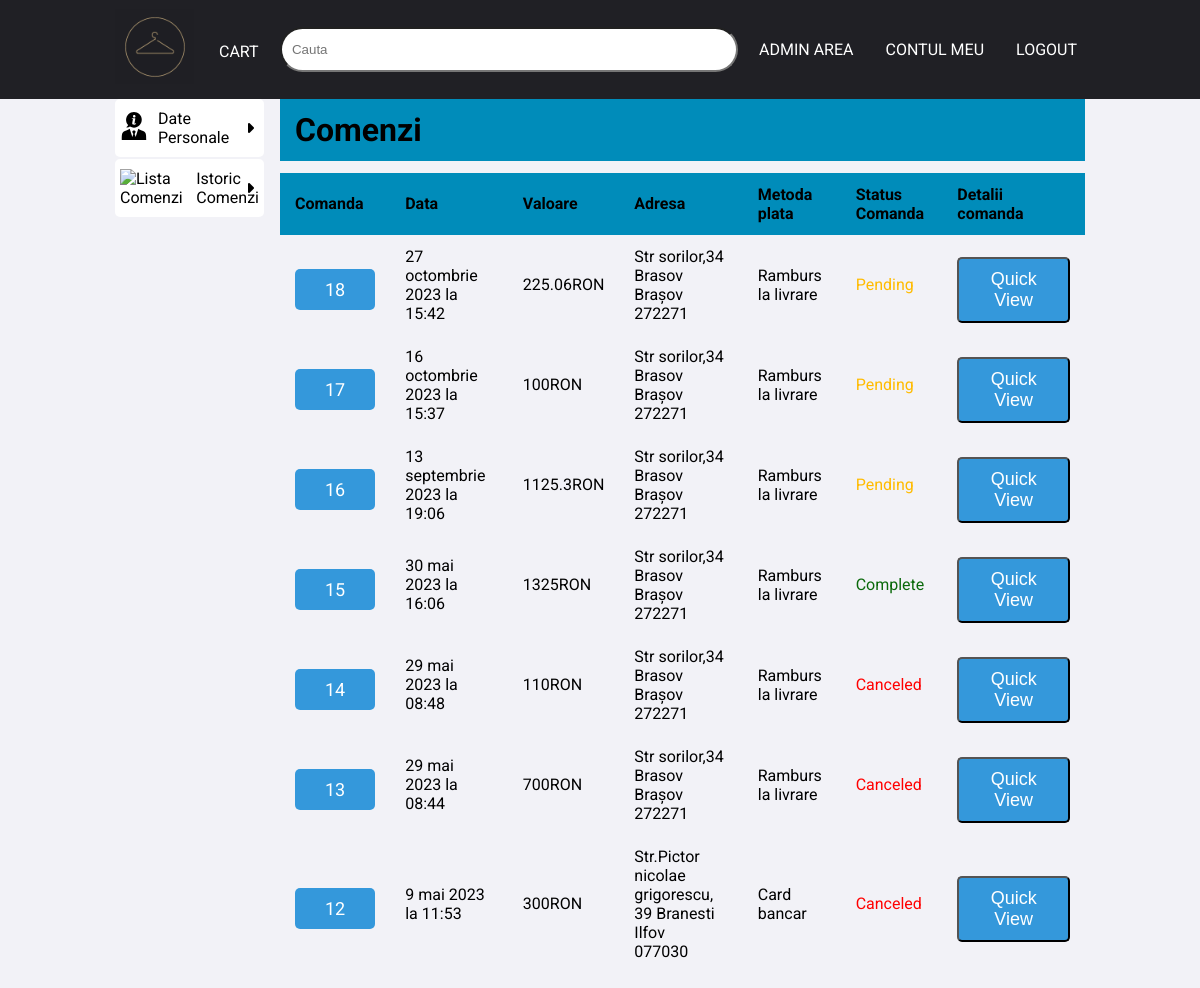
The app's page /orders.php (signed in) with its own data.
### tables this page shows
CREATE TABLE IF NOT EXISTS `comenzi` (
  `ID` int NOT NULL AUTO_INCREMENT,
  `cod_client` int NOT NULL,
  `pret_total` float NOT NULL,
  `cod_status` int NOT NULL,
  `data` datetime NOT NULL,
  `metoda_plata` enum('Ramburs la livrare','Card bancar') NOT NULL COMMENT '1(ramburs),2(card)',
  PRIMARY KEY (`ID`),
  KEY `cod_client` (`cod_client`),
  KEY `cod_status` (`cod_status`)
);

CREATE TABLE IF NOT EXISTS `clienti` (
  `ID` int NOT NULL AUTO_INCREMENT,
  `nume` varchar(32) NOT NULL,
  `prenume` varchar(64) NOT NULL,
  `adresa` varchar(100) NOT NULL,
  `cod_judet` int NOT NULL,
  `localitate` varchar(64) NOT NULL,
  `zipcode` varchar(64) NOT NULL,
  `telefon` varchar(12) NOT NULL,
  `date_facturare` varchar(255) NOT NULL,
  `cod_utilizator` int NOT NULL,
  PRIMARY KEY (`ID`),
  KEY `cod_judet` (`cod_judet`),
  KEY `cod_utilizator` (`cod_utilizator`)
);

CREATE TABLE IF NOT EXISTS `judete` (
  `ID` int NOT NULL AUTO_INCREMENT,
  `denumire` varchar(16) NOT NULL,
  PRIMARY KEY (`ID`)
);

CREATE TABLE IF NOT EXISTS `comenzi_status` (
  `ID` int NOT NULL AUTO_INCREMENT,
  `denumire` varchar(32) NOT NULL,
  PRIMARY KEY (`ID`)
);

### orders.php (the view, shortened to what this page needs)
<?php
include("includes/connect.php");
if (isset($_SESSION['user_logged_in'])) {
  $user_id = $_SESSION['user_id'];
}
$orders_query = mysqli_query($con, "SELECT *,s.ID AS cod_status,c.ID AS cod_comanda,CONCAT(nume,' ',prenume) AS 'fullName'
FROM comenzi c
INNER JOIN clienti ON c.cod_client=clienti.ID
INNER JOIN comenzi_status s ON c.cod_status=s.ID
WHERE cod_utilizator=$user_id
ORDER BY c.ID DESC");
?>
<!DOCTYPE html>
<html lang="en">
<head>
  <link rel="stylesheet" href="css/style.css">
</head>
<html>
<body>
  <?php include("includes/header.php") ?>
  <section class="margin-top">
    <div class="container flex-content">
      <div class="account-menu">
        <ul>
          <li>
            <a href="account.php" class="user-menu-cards">
              <span class="icon">
                <img src="poze/businessman-svgrepo-com.svg" alt="Setari cont" height="30px" width="30px">
              </span>
              <span class="title">
                Date personale
              </span>
              <i class="fa-solid fa-caret-right"></i>
            </a>
          </li>
          <li><a href="orders.php" class="user-menu-cards">
              <span class="icon">
                <img src="poze/clipboard-list-svgrepo-com.svg" alt="Lista comenzi" height="30px" width="30px">
              </span>
              <span class="title">
                Istoric comenzi
              </span>
              <i class="fa-solid fa-caret-right"></i>
            </a>
          </li>
        </ul>
      </div>
      <div class="order-detail">
        <h1 class="order-detail-header">Comenzi</h1>
        <div class="orders-wrapper">
          <table id="orders_table">
            <thead>
              <th>Comanda</th>
              <th>Data</th>
              <th>Valoare</th>
              <th class="desktop-show">Adresa</th>
              <th class="desktop-show">Metoda plata</th>
              <th class="desktop-show md-screen">Status Comanda</th>
              <th class="desktop-show">Detalii comanda</th>
            </thead>
            <tbody>
              <?php
              if (mysqli_num_rows($orders_query) ==  0) {
              ?>
                <div class='message' onclick='this.remove();'>No results .</div>
                <?php
              } else {
                while ($row = mysqli_fetch_assoc($orders_query)) {
                ?>
                  <tr>
                    <td><a href="order_details.php?id_comanda=<?= $row['cod_comanda'] ?>" class="btn"><?php echo "" . $row['cod_comanda'] . " " ?></a> </td>
                    <td><?php
                        $sqlDate = $row['data'];
                        $ftm = new IntlDateFormatter('ro_RO', IntlDateFormatter::GREGORIAN, IntlDateFormatter::GREGORIAN);
                        $timestamp = strtotime($sqlDate);
                        $formattedDate = $ftm->format($timestamp);
                        echo substr($formattedDate, 0, -7);
                        ?></td>
                    <td><?= $row['pret_total'] . "RON" ?></td>
                    <td class="desktop-show"><?php
                                              $jud = mysqli_fetch_assoc(mysqli_query($con, "SELECT * FROM judete WHERE ID=" . $row['cod_judet'] . ""));
                                              $judet = $jud['denumire'];
                                              echo "{$row['adresa']} {$row['localitate']} $judet <br> {$row['zipcode']}" ?></td>
                    <td class="desktop-show"><?= $row['metoda_plata'] ?></td>
                    <td class="desktop-show md-screen"><span class="<?= $row['denumire'] ?>"><?= $row['denumire'] ?></span></td>
                    <td class="desktop-show"><button class="btn" data-modal-target="#modal<?= $row['cod_comanda'] ?>">Quick view</button></td>
                  </tr>
                  <div class="modal" id="modal<?= $row['cod_comanda'] ?>">
                <?php }
              } ?>
            </tbody>
          </table>
        </div>
      </div>
    </div>
  </section>
</body>
</html>

### css/style.css (style rules this page uses)
*, *::before, *::after { box-sizing: border-box; margin: 0; padding: 0; text-decoration: none; list-style-type: none; }
:root { --slider-padding: 2.15rem; --img-gap: 0.25rem; }
html { height: 100%; }
body { font-family: "Roboto", sans-serif; height: 100%; display: flex; flex-direction: column; background-color: #f2f2f7; }
img { max-width: 100%; }
.container { padding: 0 10px; margin: 0 auto; }
.btn, .delete-btn, .option-btn { display: inline-block; padding: 10px 30px; cursor: pointer; font-size: 18px; color: #fff; border-radius: 5px; text-transform: capitalize; }
.btn { background-color: #3498db; margin-top: 10px; }
.margin-top { margin-top: 85px; }
.account-menu { align-items: center; }
.account-menu ul { width: 100%; }
.account-menu ul li:not(:last-child) { border-bottom: 2px #f2f2f7 solid; }
.user-menu-cards { display: flex; align-items: center; justify-content: flex-start; text-decoration: none; text-transform: capitalize; color: #000; background-color: #ffffff; position: relative; gap: 10px; border-radius: 5px; padding: 10px 5px; }
.user-menu-cards i { position: absolute; right: 10px; }
#table_field, #orders_table { border-collapse: collapse; width: 100%; border-radius: 5px 5px 0 0; }
#table_field th, #table_field td, #orders_table th, #orders_table td { padding: 12px 15px; }
.Complete { color: rgb(10, 105, 10); }
.Canceled { color: red; }
.Pending, .Shipped, .Processing { color: rgb(255, 187, 0); }
.desktop-show { display: none; }
.modal { position: fixed; top: 50%; left: 50%; transform: translate(-50%, -50%) scale(0); transition: 200ms ease-in-out; border: 1px solid black; border-radius: 10px; z-index: 10; background-color: white; width: 700px; max-width: 80%; }
.order-detail-header { padding: 12px 15px; width: 100%; margin-bottom: 12px; background-color: #008cba; font-size: 2rem; }
@media screen and (min-width: 768px) { #main, .margin-top { margin-top: 0; } }
@media screen and (min-width: 768px) { .container { width: 740px; } }
@media screen and (min-width: 768px) { .flex-content { display: flex; gap: 1rem; } }
@media screen and (min-width: 768px) { .account-menu { flex: 0 1 240px; } }
@media screen and (min-width: 768px) { .md-screen { display: table-cell; } }
@media screen and (min-width: 992px) { .container { width: 990px; } }
@media screen and (min-width: 992px) { .desktop-show { display: table-cell; } }

### records on screen
comenzi: ID "18", data "27 octombrie 2023 la 15:42", pret_total "225.06", cod_client.adresa "Str sorilor,34", cod_client.localitate "Brasov", judete.denumire "Brașov", cod_client.zipcode "272271", metoda_plata "Ramburs la livrare", cod_status.denumire "Pending"
comenzi: ID "17", data "16 octombrie 2023 la 15:37", pret_total "100", cod_client.adresa "Str sorilor,34", cod_client.localitate "Brasov", judete.denumire "Brașov", cod_client.zipcode "272271", metoda_plata "Ramburs la livrare", cod_status.denumire "Pending"
comenzi: ID "16", data "13 septembrie 2023 la 19:06", pret_total "1125.3", cod_client.adresa "Str sorilor,34", cod_client.localitate "Brasov", judete.denumire "Brașov", cod_client.zipcode "272271", metoda_plata "Ramburs la livrare", cod_status.denumire "Pending"
comenzi: ID "15", data "30 mai 2023 la 16:06", pret_total "1325", cod_client.adresa "Str sorilor,34", cod_client.localitate "Brasov", judete.denumire "Brașov", cod_client.zipcode "272271", metoda_plata "Ramburs la livrare", cod_status.denumire "Complete"
comenzi: ID "14", data "29 mai 2023 la 08:48", pret_total "110", cod_client.adresa "Str sorilor,34", cod_client.localitate "Brasov", judete.denumire "Brașov", cod_client.zipcode "272271", metoda_plata "Ramburs la livrare", cod_status.denumire "Canceled"
comenzi: ID "13", data "29 mai 2023 la 08:44", pret_total "700", cod_client.adresa "Str sorilor,34", cod_client.localitate "Brasov", judete.denumire "Brașov", cod_client.zipcode "272271", metoda_plata "Ramburs la livrare", cod_status.denumire "Canceled"
comenzi: ID "12", data "9 mai 2023 la 11:53", pret_total "300", cod_client.adresa "Str.Pictor nicolae grigorescu, 39", cod_client.localitate "Branesti", judete.denumire "Ilfov", cod_client.zipcode "077030", metoda_plata "Card bancar", cod_status.denumire "Canceled"
